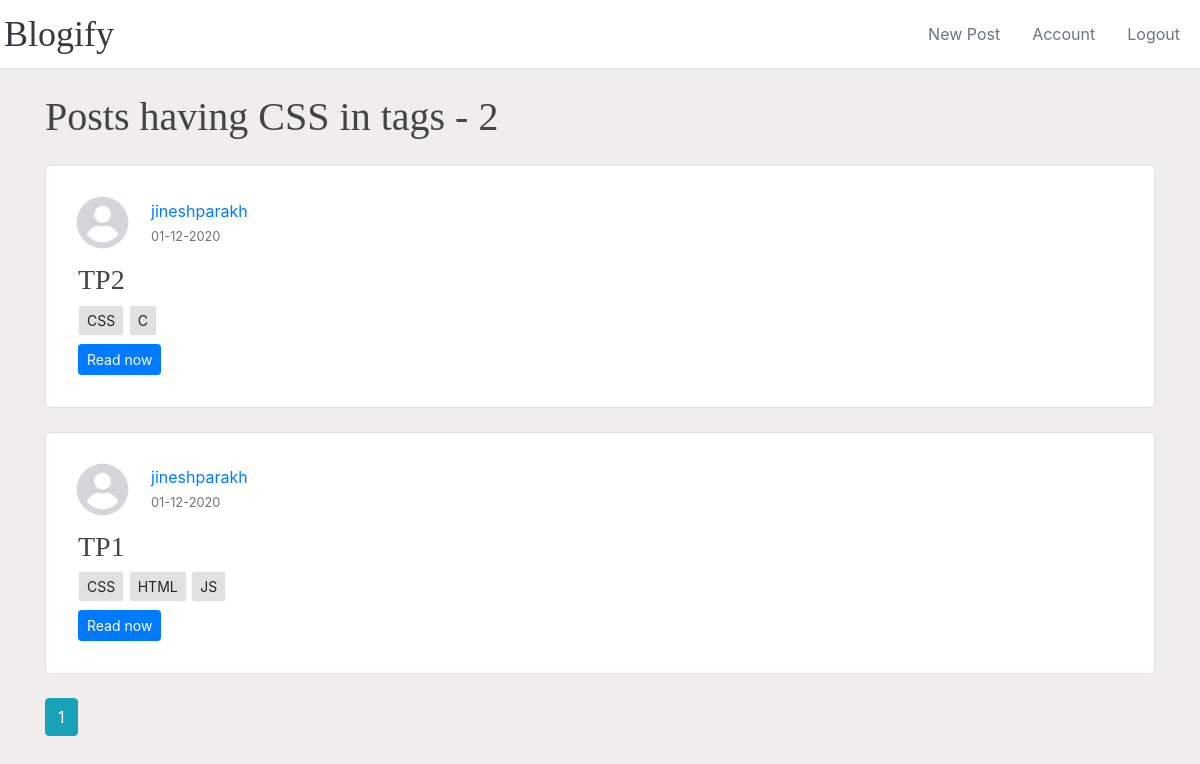
The page /tags/CSS (signed in) on the database its author committed.
### app/models.py (models this page shows, shortened)
class Tag(db.Model):
    id=db.Column(db.Integer, primary_key=True)
    value=db.Column(db.String(100), nullable=False, unique=True)
    posts = db.relationship('Post', secondary='post_tag', lazy='dynamic', back_populates='tags')

class Post(db.Model):
    id=db.Column(db.Integer, primary_key=True)
    title=db.Column(db.String(100), nullable=False)
    created_at=db.Column(db.DateTime, nullable=False, default=datetime.utcnow)
    updated_at=db.Column(db.DateTime, nullable=False, default=datetime.utcnow)
    content=db.Column(db.Text, nullable=False)
    user_id=db.Column(db.Integer, db.ForeignKey('user.id'), nullable=False)
    tags = db.relationship('Tag', secondary='post_tag', lazy='dynamic', back_populates='posts')

class User(db.Model, UserMixin):
    id=db.Column(db.Integer, primary_key=True)
    username=db.Column(db.String(20), unique=True,nullable=False)
    email=db.Column(db.String(120), unique=True,nullable=False)
    image_file=db.Column(db.String(20), nullable=False,default='default.jpeg')
    password=db.Column(db.String(60), nullable=False)
    posts=db.relationship('Post', backref='author', lazy=True)

### app/tags/routes.py (the view)
@tags.route('/tags/<string:selectedTag>')
@login_required
def searchPostsViaTag(selectedTag):
    tagId=Tag.query.filter_by(value=selectedTag).first_or_404().id
    print(tagId)
    allPostsWithGivenTag=PostTag.query.filter_by(tag_id=tagId).all()
    postIds=[post.post_id for post in allPostsWithGivenTag]
    print(postIds)
    page=request.args.get('page', default=1, type=int)
    posts=Post.query.filter(Post.id.in_(postIds)).order_by(Post.created_at.desc()).paginate(page=page, per_page=3)
    print(posts)
    print(allPostsWithGivenTag)
    return render_template('tagged_posts.html', posts=posts, tag=selectedTag)
    print(selectedTag)
    return '<h1>selectedTag</h1>'

### app/models.py (called while the page is built)
@login_manager.user_loader
def load_user(user_id):
    return User.query.get(int(user_id))

### app/templates/tagged_posts.html (shortened to what this page needs)
{%extends 'layout.html'%}  {%block body%}
<h1 class="my-4">Posts having {{tag}} in tags - {{posts.total}}</h1>
{% for post in posts.items%}
  <div class="row no-gutters border rounded overflow-hidden flex-md-row mb-4 h-md-200 position-relative bg-white">
      <div class="col p-4 d-flex flex-column position-static">
        <div class="d-flex align-items-center">
          <img
            src="{{url_for('static',filename='profile_pics/'+post.author.image_file)}}"
            alt=""
            class="rounded-circle article-img"
          />
          <div class="media-body">
        		<div class="article-metadata">
        			<a
        				class="mr-2 d-block"
        				href="{{url_for('users.user_posts',post_id=post.id, username=post.author.username)}}"
        				>{{ post.author.username }}</a
        			>
        			<small class="text-muted" href="#"
        				>{{ post.created_at.strftime('%d-%m-%Y') }}</small
        			>
            </div>
          </div>
        </div>
        <div class="p-2">
          <h3>{{ post.title }}</h3>
          <div class="my-2">
            {%if post.tags %}
              {% for tag in post.tags %}
                <a href="{{url_for('tags.searchPostsViaTag',selectedTag=tag.value)}}" class="btn btn-light btn-sm">{{tag.value}}</a>
              {%endfor%}
            {%endif%}
          </div>
          <a href="{{url_for('posts.post', post_id=post.id)}}" class="btn btn-primary btn-sm">Read now</a>
        </div>
      </div>
    </div>
{%endfor%} {% for page_num in posts.iter_pages(left_edge=1, right_edge=1,
left_current=1, right_current=2)%} {%if page_num%} {%if posts.page==page_num%}
<a
	href="{{url_for('tags.searchPostsViaTag',selectedTag=tag.value,page=page_num)}}"
	class="btn btn-info mb-4 aria-pressed='true'"
	>{{page_num}}</a
>
{%else%}
<a
	href="{{url_for('tags.searchPostsViaTag',selectedTag=tag.value,page=page_num)}}"
	class="btn btn-outline-info mb-4"
	>{{page_num}}</a
>
{%endif%} {%else%} ... {%endif%} {%endfor%} {%endblock%}

### app/static/css/main.css (style rules this page uses)
body { overflow-x: hidden; }
.article-img { height: 65px; width: 65px; margin-right: 16px; }
h1, h2, h3, h4, h5, h6 { color: #444444; font-family: 'Playfair Display', Georgia, 'Times New Roman', serif; }
.btn-light { background-color: #e1e1e1; }

### rows shown on the page
Tag: value "CSS"
Post: image_file (placeholder picture), author.username "jineshparakh", created_at "01-12-2020", title "TP2"
Tag: value "C"
Post: image_file (placeholder picture), author.username "jineshparakh", created_at "01-12-2020", title "TP1"
Tag: value "HTML"
Tag: value "JS"

### other values the page prints
{{ posts.total }} "2"
{{ page_num }} "1"
